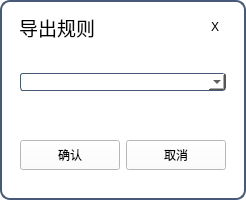
<?xml version="1.0" encoding="UTF-8"?>
<ui version="4.0">
 <class>dlog_export</class>
 <widget class="QDialog" name="dlog_export">
  <property name="geometry">
   <rect>
    <x>0</x>
    <y>0</y>
    <width>242</width>
    <height>200</height>
   </rect>
  </property>
  <property name="maximumSize">
   <size>
    <width>242</width>
    <height>200</height>
   </size>
  </property>
  <property name="windowTitle">
   <string>Dialog</string>
  </property>
  <property name="styleSheet">
   <string notr="true">#dlog_export{
background-color:rgba(255,255,255);
border:2px solid rgb(70,90,120);
border-radius:10px;
}</string>
  </property>
  <layout class="QGridLayout" name="gridLayout_2">
   <item row="0" column="0">
    <widget class="QWidget" name="titleBar" native="true">
     <property name="maximumSize">
      <size>
       <width>16777215</width>
       <height>32</height>
      </size>
     </property>
     <property name="styleSheet">
      <string notr="true">color: rgb(0,0,0);
background-color:rgba(255,255,255);
font: 75 12pt &quot;微软雅黑&quot;;
border-top-left-radius:4px;
border-top-right-radius:4px;</string>
     </property>
     <layout class="QGridLayout" name="gridLayout_7">
      <property name="leftMargin">
       <number>0</number>
      </property>
      <property name="topMargin">
       <number>0</number>
      </property>
      <property name="rightMargin">
       <number>0</number>
      </property>
      <property name="bottomMargin">
       <number>0</number>
      </property>
      <property name="spacing">
       <number>0</number>
      </property>
      <item row="0" column="0">
       <layout class="QGridLayout" name="gridLayout_8">
        <property name="leftMargin">
         <number>6</number>
        </property>
        <item row="0" column="0">
         <layout class="QGridLayout" name="gridLayout_9"/>
        </item>
       </layout>
      </item>
      <item row="0" column="1">
       <widget class="QLabel" name="lbTitle">
        <property name="minimumSize">
         <size>
          <width>80</width>
          <height>0</height>
         </size>
        </property>
        <property name="font">
         <font>
          <family>微软雅黑</family>
          <pointsize>14</pointsize>
          <weight>9</weight>
          <italic>false</italic>
          <bold>false</bold>
         </font>
        </property>
        <property name="styleSheet">
         <string notr="true">color: rgb(0,0,0);
background-color: rgb(255, 255, 255);
font: 75 14pt &quot;微软雅黑&quot;;</string>
        </property>
        <property name="text">
         <string>导出规则</string>
        </property>
        <property name="alignment">
         <set>Qt::AlignCenter</set>
        </property>
       </widget>
      </item>
      <item row="0" column="2">
       <layout class="QGridLayout" name="gridLayout_10">
        <property name="horizontalSpacing">
         <number>6</number>
        </property>
        <property name="verticalSpacing">
         <number>0</number>
        </property>
        <item row="0" column="1">
         <widget class="QPushButton" name="btnClose">
          <property name="sizePolicy">
           <sizepolicy hsizetype="Minimum" vsizetype="Expanding">
            <horstretch>0</horstretch>
            <verstretch>0</verstretch>
           </sizepolicy>
          </property>
          <property name="minimumSize">
           <size>
            <width>40</width>
            <height>32</height>
           </size>
          </property>
          <property name="maximumSize">
           <size>
            <width>16777215</width>
            <height>16777215</height>
           </size>
          </property>
          <property name="styleSheet">
           <string notr="true">QPushButton#btnClose{
    border-radius:0px;
	color: rgb(0,0,0);
    background-color:rgba(255,255,255);
    border-style:none;
	font: 75 12pt &quot;微软雅黑&quot;;
}

QPushButton#btnClose:hover{
        background-color: qlineargradient(spread:pad, x1:0, y1:1, x2:0, y2:0, stop:0 rgba(25, 134, 199, 0), stop:1 #636363);
}

QPushButton#btnClose:hover{
        background-color: qlineargradient(spread:pad, x1:0, y1:1, x2:0, y2:0, stop:0 rgba(238, 0, 0, 128), stop:1 rgba(238, 44, 44, 255));
}</string>
          </property>
          <property name="text">
           <string>X</string>
          </property>
          <property name="type" stdset="0">
           <string>btn_win_ctrl</string>
          </property>
         </widget>
        </item>
        <item row="0" column="0">
         <spacer name="horizontalSpacer_3">
          <property name="orientation">
           <enum>Qt::Horizontal</enum>
          </property>
          <property name="sizeHint" stdset="0">
           <size>
            <width>40</width>
            <height>20</height>
           </size>
          </property>
         </spacer>
        </item>
       </layout>
      </item>
     </layout>
    </widget>
   </item>
   <item row="1" column="0">
    <widget class="QWidget" name="widget_2" native="true">
     <layout class="QGridLayout" name="gridLayout">
      <item row="0" column="0">
       <widget class="QComboBox" name="comboBox">
        <property name="styleSheet">
         <string notr="true">border:1px solid rgb(70,90,120);
color: rgb(0,0,0);
border-radius:3px;
font: 75 11pt &quot;微软雅黑&quot;;
background-color: rgb(255,255,255);</string>
        </property>
       </widget>
      </item>
     </layout>
    </widget>
   </item>
   <item row="2" column="0">
    <widget class="QWidget" name="widget" native="true">
     <property name="styleSheet">
      <string notr="true">    background-color:rgba(255,255,255);</string>
     </property>
     <layout class="QGridLayout" name="gridLayout_6">
      <item row="0" column="1">
       <widget class="QPushButton" name="pushButton_2">
        <property name="minimumSize">
         <size>
          <width>100</width>
          <height>30</height>
         </size>
        </property>
        <property name="styleSheet">
         <string notr="true">QPushButton{
border:1px solid rgb(70,90,120);
color: rgb(255, 255, 255);
border-radius:3px;
font: 75 11pt &quot;微软雅黑&quot;;
background-color: rgb(153,217,234);
}
QPushButton:hover{
color: rgb(25, 118, 210);
background-color: rgb(227, 236, 255);
};</string>
        </property>
        <property name="text">
         <string>取消</string>
        </property>
       </widget>
      </item>
      <item row="0" column="0">
       <widget class="QPushButton" name="pushButton">
        <property name="minimumSize">
         <size>
          <width>100</width>
          <height>30</height>
         </size>
        </property>
        <property name="styleSheet">
         <string notr="true">QPushButton{
border:1px solid rgb(70,90,120);
color: rgb(255, 255, 255);
border-radius:3px;
font: 75 11pt &quot;微软雅黑&quot;;
background-color: rgb(153,217,234);
}
QPushButton:hover{
color: rgb(25, 118, 210);
background-color: rgb(227, 236, 255);
};</string>
        </property>
        <property name="text">
         <string>确认</string>
        </property>
       </widget>
      </item>
     </layout>
    </widget>
   </item>
  </layout>
 </widget>
 <resources/>
 <connections/>
</ui>
